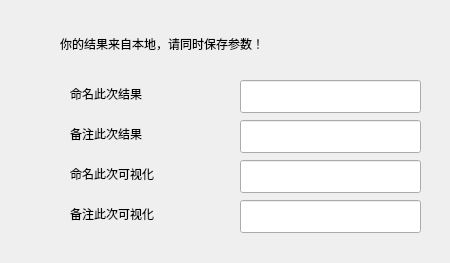
<?xml version="1.0" encoding="UTF-8"?>
<ui version="4.0">
 <class>ImportSaveDialog_UI</class>
 <widget class="QWidget" name="ImportSaveDialog_UI">
  <property name="geometry">
   <rect>
    <x>0</x>
    <y>0</y>
    <width>450</width>
    <height>263</height>
   </rect>
  </property>
  <property name="windowTitle">
   <string>Form</string>
  </property>
  <widget class="CardWidget" name="CardWidget">
   <property name="geometry">
    <rect>
     <x>10</x>
     <y>10</y>
     <width>431</width>
     <height>241</height>
    </rect>
   </property>
   <property name="minimumSize">
    <size>
     <width>431</width>
     <height>241</height>
    </size>
   </property>
   <widget class="IconWidget" name="IconWidget_23">
    <property name="geometry">
     <rect>
      <x>10</x>
      <y>190</y>
      <width>31</width>
      <height>31</height>
     </rect>
    </property>
   </widget>
   <widget class="IconWidget" name="IconWidget_19">
    <property name="geometry">
     <rect>
      <x>10</x>
      <y>70</y>
      <width>31</width>
      <height>31</height>
     </rect>
    </property>
   </widget>
   <widget class="IconWidget" name="IconWidget_22">
    <property name="geometry">
     <rect>
      <x>10</x>
      <y>150</y>
      <width>31</width>
      <height>31</height>
     </rect>
    </property>
   </widget>
   <widget class="SubtitleLabel" name="SubtitleLabel_22">
    <property name="geometry">
     <rect>
      <x>60</x>
      <y>150</y>
      <width>171</width>
      <height>28</height>
     </rect>
    </property>
    <property name="text">
     <string>命名此次可视化</string>
    </property>
   </widget>
   <widget class="SubtitleLabel" name="SubtitleLabel_16">
    <property name="geometry">
     <rect>
      <x>60</x>
      <y>70</y>
      <width>171</width>
      <height>28</height>
     </rect>
    </property>
    <property name="text">
     <string>命名此次结果</string>
    </property>
   </widget>
   <widget class="SubtitleLabel" name="SubtitleLabel_23">
    <property name="geometry">
     <rect>
      <x>60</x>
      <y>190</y>
      <width>171</width>
      <height>28</height>
     </rect>
    </property>
    <property name="text">
     <string>备注此次可视化</string>
    </property>
   </widget>
   <widget class="LineEdit" name="LineEdit">
    <property name="geometry">
     <rect>
      <x>230</x>
      <y>70</y>
      <width>181</width>
      <height>33</height>
     </rect>
    </property>
   </widget>
   <widget class="LineEdit" name="LineEdit_2">
    <property name="geometry">
     <rect>
      <x>230</x>
      <y>110</y>
      <width>181</width>
      <height>33</height>
     </rect>
    </property>
   </widget>
   <widget class="LineEdit" name="LineEdit_3">
    <property name="geometry">
     <rect>
      <x>230</x>
      <y>150</y>
      <width>181</width>
      <height>33</height>
     </rect>
    </property>
   </widget>
   <widget class="IconWidget" name="IconWidget_25">
    <property name="geometry">
     <rect>
      <x>10</x>
      <y>110</y>
      <width>31</width>
      <height>31</height>
     </rect>
    </property>
   </widget>
   <widget class="LineEdit" name="LineEdit_4">
    <property name="geometry">
     <rect>
      <x>230</x>
      <y>190</y>
      <width>181</width>
      <height>33</height>
     </rect>
    </property>
   </widget>
   <widget class="SubtitleLabel" name="SubtitleLabel_21">
    <property name="geometry">
     <rect>
      <x>60</x>
      <y>110</y>
      <width>171</width>
      <height>28</height>
     </rect>
    </property>
    <property name="text">
     <string>备注此次结果</string>
    </property>
   </widget>
   <widget class="SubtitleLabel" name="SubtitleLabel">
    <property name="geometry">
     <rect>
      <x>50</x>
      <y>20</y>
      <width>431</width>
      <height>28</height>
     </rect>
    </property>
    <property name="text">
     <string>你的结果来自本地，请同时保存参数！</string>
    </property>
   </widget>
  </widget>
 </widget>
 <customwidgets>
  <customwidget>
   <class>IconWidget</class>
   <extends>QWidget</extends>
   <header>qfluentwidgets</header>
  </customwidget>
  <customwidget>
   <class>CardWidget</class>
   <extends>QFrame</extends>
   <header>qfluentwidgets</header>
   <container>1</container>
  </customwidget>
  <customwidget>
   <class>SubtitleLabel</class>
   <extends>QLabel</extends>
   <header>qfluentwidgets</header>
  </customwidget>
  <customwidget>
   <class>LineEdit</class>
   <extends>QLineEdit</extends>
   <header>qfluentwidgets</header>
  </customwidget>
 </customwidgets>
 <resources/>
 <connections/>
</ui>
